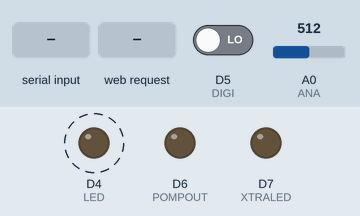
This sketch was run on a simulated ESP8266 (NodeMCU). Parts: output pins drawn as LEDs (lit = HIGH). Dashed ring = blinking. The inputs (shaded band) are chosen by the test bench; at power-on: D5 (DIGI) LOW, A0 (ANA) = 512. WiFi joins after 1.5 s; servers stay silent unless stated; storage starts empty; what the sketch prints to the serial monitor is not drawn.

Above: at 0.9 s.
1.3 s: "1\n" received over Serial
At 3.6 s:
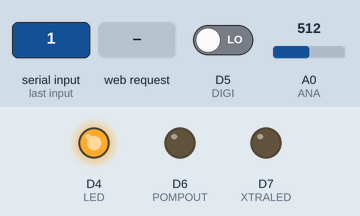
4.3 s: HTTP request GET /manual/on received
At 5.2 s:
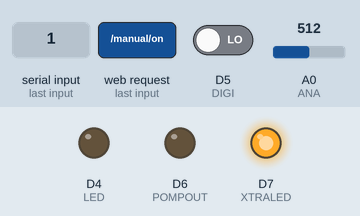
7.3 s: HTTP request GET / received
9.3 s: HTTP request GET /manual/on?plain=1 received
At 10.3 s:
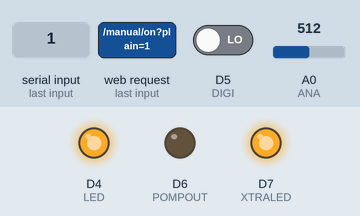
Timing chart, 0 to 13.3 s (numbered marks = the images above; inputs shaded):
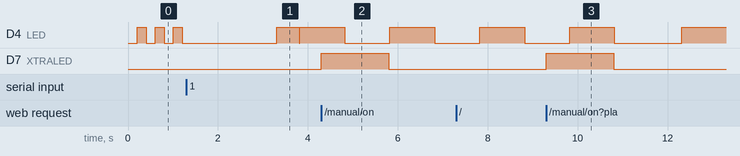

Measured:
- after the input at 4.3 s, D7 (XTRALED): LOW → HIGH at once, → LOW 1.5 s later
- after the input at 9.3 s, D7 (XTRALED): LOW → HIGH at once, → LOW 1.5 s later

The sketch:

basihetplantje.ino
```cpp
#include <ArduinoJson.h>
#include "FS.h"
#include <LittleFS.h>
#include <ESP8266WiFi.h>
#include <ESP8266WebServer.h>
#include <ESP8266mDNS.h>

#define ANA A0
#define DIGI D5
#define POMPOUT D6
#define XTRALED D7
#define LED D4 // Use built-in LED which connected to D4 pin or GPIO 2

ESP8266WebServer server(80);

bool pumpOn = true; //the pump is running
unsigned long pumpOnTime = 1500;   //how long should the pump be running
unsigned long pumpOffTime = 60000; //how long should the pump be switched off to allow the ground to be saturated
unsigned long checkInterval = 500; //how often should we check.
unsigned long totalPumpTime;

double pumpOnValue = 500;   //when then analogValue is above this value the pump should be switched on
bool dryRun = true; //don't switch on pump, but use internal led

bool configLoaded = false;
bool wifiConnected = false;
bool manualOverride = false; //manual override to switch pump on.

unsigned long lastCheck;
unsigned long switchPumpOffTime; //when was the pump switched off
unsigned long switchPumpOnTime;  //when was the pump switched on

enum ConfigType
{
  PlantConfig,
  WiFiConfig
};

String configFileName(ConfigType type)
{
  switch(type)
  {
    case PlantConfig:
      return "/config.json";
    case WiFiConfig:
      return "/wifi.json";
  }
}

bool loadConfigFile(ConfigType type)
{
  File configFile = LittleFS.open(configFileName(type), "r");
  Serial.println("opening configuration " + configFileName(type));
  if (!configFile)
  {
    Serial.println("Failed to open config file: " + configFileName(type));
    return false;
  }
  String json = configFile.readString();
  configFile.close();
  switch(type)
  {
    case PlantConfig:
      loadPlantConfig(json);
      break;
    case WiFiConfig:
      loadWiFiConfig(json);
      break;
  }
}

unsigned long toMillis(double value)
{
  return value * 1000;
}

bool loadPlantConfig(String json)
{
  DynamicJsonDocument doc(1024);
  auto error = deserializeJson(doc, json);
  if (error)
  {
    Serial.println("Failed to parse config file");
    return false;
  }
  pumpOnTime = toMillis(doc["pumpOnTime"]);
  pumpOffTime = toMillis(doc["pumpOffTime"]);
  pumpOnValue = doc["pumpOnValue"];
  checkInterval = toMillis(doc["checkInterval"]);
  dryRun = doc["dryRun"];

  Serial.print("Pump on time: ");
  Serial.println(pumpOnTime);
  Serial.print("Pump off time: ");
  Serial.println(pumpOffTime);
  Serial.print("Pump on value: ");
  Serial.println(pumpOnValue);
  Serial.print("Check interval: ");
  Serial.println(checkInterval);
  Serial.print("Dry run: ");
  Serial.println(dryRun);
  return true;
}

bool loadWiFiConfig(String json)
{
  DynamicJsonDocument doc(1024);
  auto error = deserializeJson(doc, json);
  if (error)
  {
    Serial.println("Failed to parse config file");
    return false;
  }
  String serverName = doc["serverName"].as<String>();;
  String ssid = doc["ssid"].as<String>();
  String password = doc["password"].as<String>();;

  Serial.println("serverName: " + serverName);
  Serial.println("ssid: " + ssid);
  Serial.print("password: ");
  int i = 0;
  while (password[i] != 0)
  {
    Serial.print("*");
    i++;
  }
  Serial.println("");
  connectWifi(ssid, password, serverName);
  if(wifiConnected)
  {
    setupServer(serverName);
  }
  return true;
}

bool saveConfig(String config, ConfigType configType)
{

  File configFile = LittleFS.open(configFileName(configType), "w");
  if (!configFile) {
    Serial.println("Failed to open config file for writing: " + configFileName(configType));
    return false;
  }
  configFile.write(config.c_str());
  configFile.close();
  return true;
}

void getConfig()
{
  File configFile = LittleFS.open("/config.json", "r");
  if (!configFile) {
    Serial.println("Failed to open config file for writing");
    server.send(500, "configuration not found");
  }
  String json = configFile.readString();
  configFile.close();
  server.send(200, "application/json", json);
}

void postConfig()
{
  if (server.hasArg("plain")== false)
  { //Check if body received
    server.send(400, "text/plain", "Body not received");
    return;
  }

  String json = server.arg("plain");
  Serial.println("received config: " + json);
  if(loadPlantConfig(json))
  {
    saveConfig(json, PlantConfig);
    getConfig(); //to show that we really save what you asked for
  }
  else
  {
    server.send(422, "text/plain", "configuration is invalid");
  }
}


void setupServer(String serverName)
{
  server.on("/", handleRoot);
  server.on("/manual/on", manualOn);
  server.on("/manual/off", manualOff);

  server.on("/configuration", HTTP_POST, postConfig);
  server.on("/configuration", HTTP_GET, getConfig);
  server.onNotFound(handleNotFound);
  if(MDNS.begin(serverName))
  {
    Serial.println("MDNS responder started");
  }
  server.begin();
}

void handleNotFound()
{
  String message = "File Not Found\n\n";
  message += "URI: ";
  message += server.uri();
  message += "\nMethod: ";
  message += (server.method() == HTTP_GET) ? "GET" : "POST";
  message += "\nArguments: ";
  message += server.args();
  message += "\n";
  for (uint8_t i = 0; i < server.args(); i++)
  {
    message += " " + server.argName(i) + ": " + server.arg(i) + "\n";
  }
  server.send(404, "text/plain", message);
}

void setupPorts()
{
  pinMode(ANA, INPUT);
  pinMode(DIGI, INPUT);
  pinMode(POMPOUT, OUTPUT);
  pinMode(LED, OUTPUT);     // Initialize the LED as an output
  pinMode(XTRALED, OUTPUT);
}

void setup()
{
  setupPorts();
  // put your setup code here, to run once:
  Serial.begin(115200);
  if (!LittleFS.begin())
  {
    Serial.println("Failed to mount file system");
    return;
  }
  configLoaded = loadConfigFile(WiFiConfig);
  if(!configLoaded)
  {
      Serial.println("waiting for retrieving WiFi config from serial");
  }
  else if(!loadConfigFile(PlantConfig))
  {
      Serial.println("waiting for retrieving config from server");
      configLoaded = false;
  }
  switchPump(false);
}


void connectWifi(String ssid, String password, String serverName)
{
  wifiConnected = false;
  WiFi.disconnect();
  if(ssid != "")
  {
    WiFi.hostname(serverName);
    WiFi.mode(WIFI_STA);
    WiFi.setSleepMode(WIFI_NONE_SLEEP);
    WiFi.begin(ssid, password);

    Serial.print("Connecting to ");
    Serial.print(ssid);
    int i = 0;
    wifiConnected = WiFi.status() == WL_CONNECTED;
    bool ledOn = false;
    while(!wifiConnected && i < 60)
    {
      Serial.print(".");
      delay(500);
      i++;
      wifiConnected = WiFi.status() == WL_CONNECTED;
      digitalWrite(LED, ledOn);
      ledOn = !ledOn;
    }
    digitalWrite(LED, LOW);

    Serial.println("");
    if(wifiConnected)
    {
      Serial.print("connected to: ");
      Serial.print(WiFi.SSID());
      Serial.print(" local ip: ");
      Serial.println(WiFi.localIP());
    }
    else
    {
      Serial.print("failed to connect to WiFi: ");
      Serial.println(ssid);
    }
  }
}

void blinkInternalLed(int interval)
{
  static bool blinkLedOn;
  static unsigned long blinkInternalTime;

  if(timePassed(&blinkInternalTime, interval))
  {
    blinkLedOn = !blinkLedOn;
    digitalWrite(LED, blinkLedOn);
  }
}

void switchPump(bool switchOn)
{
  unsigned long now = millis();
  if(switchOn == pumpOn)
  {
    return;
  }

  static unsigned long pumpOnTimer;
  if(switchOn)
  {
    if(now < switchPumpOffTime + pumpOffTime && !manualOverride)
    {
      return; //we wait to switch on until the ground is saturated
    }
    pumpOnTimer = switchPumpOnTime = now;
  }
  else
  {
    if(now > pumpOnTimer && pumpOnTimer != 0) //every 50 days a reset should not get crazy stats
    {
      totalPumpTime += now - pumpOnTimer;
    }
    switchPumpOffTime = now;
  }

  pumpOn = switchOn;
  digitalWrite(XTRALED, pumpOn);
  if(!dryRun)
  {
    Serial.print(now);
    if(pumpOn)
    {
      Serial.println("switching pump on");
    }
    else
    {
      Serial.println("switching pump off");
    }
    digitalWrite(POMPOUT, pumpOn);
  }
}

void checkWater()
{
  if(!configLoaded)
  {
     blinkInternalLed(200);
     return;
  }


  if(timePassed(&lastCheck, checkInterval))
  {
    double value = analogRead(ANA);
    if(value > pumpOnValue)
    {
      blinkInternalLed(1000); //alert
      switchPump(true);
    }
    else
    {
      digitalWrite(LED, LOW); //all systems green
      if(pumpOn && !manualOverride)
      {
        switchPump(false);
      }
    }
  }

  if(pumpOn)
  {
    if(timePassed(&switchPumpOnTime, pumpOnTime))
    {
      switchPump(false);
      manualOverride = false;
    }
  }
}

bool timePassed(unsigned long *lastCheck, unsigned long timeSpan)
{
  unsigned long now = millis();
  bool passed = *lastCheck + timeSpan <= now || now < *lastCheck;
  if(passed)
  {
    *lastCheck = now;
  }
  return passed;
}

void handleRoot()
{
  Serial.print("handling root");
  StaticJsonDocument<200> doc;
  double value = analogRead(ANA);
  doc["saturation"] = analogRead(ANA);
  doc["saturated"] = !digitalRead(DIGI);
  doc["pump"] = pumpOn;
  doc["totalPumpTime"] = totalPumpTime;
  doc["dryRun"] = dryRun;
  String json;
  serializeJson(doc, json);
  server.send(200, "application/json", json);
}

void manualOn()
{
  manualOverride = true;
  switchPump(true);
  handleRoot();
}

void manualOff()
{
  manualOverride = false;
  switchPump(false);
  handleRoot();
}

unsigned long lastPing;
void pingOfLive()
{
  if(timePassed(&lastPing, 30000))
  {
    Serial.print("Wifi status ");
    Serial.print(WiFi.status());
    Serial.print(" ");
    Serial.print(WiFi.localIP());
    Serial.print(" saturation ");
    Serial.println(analogRead(ANA));
  }
}

void checkWiFiConfig()
{
  if(Serial.available()>0)
  {
    String json = Serial.readString();
    int length = json.length();
    if(length > 0)
    {
      Serial.print("receiving configuration: ");
      if(loadWiFiConfig(json))
      {
        configLoaded = true;
        saveConfig(json, WiFiConfig);
      }
    }
  }
}

void loop()
{
  pingOfLive();
  checkWater();
  server.handleClient();
  MDNS.update();
  checkWiFiConfig();
}
```
